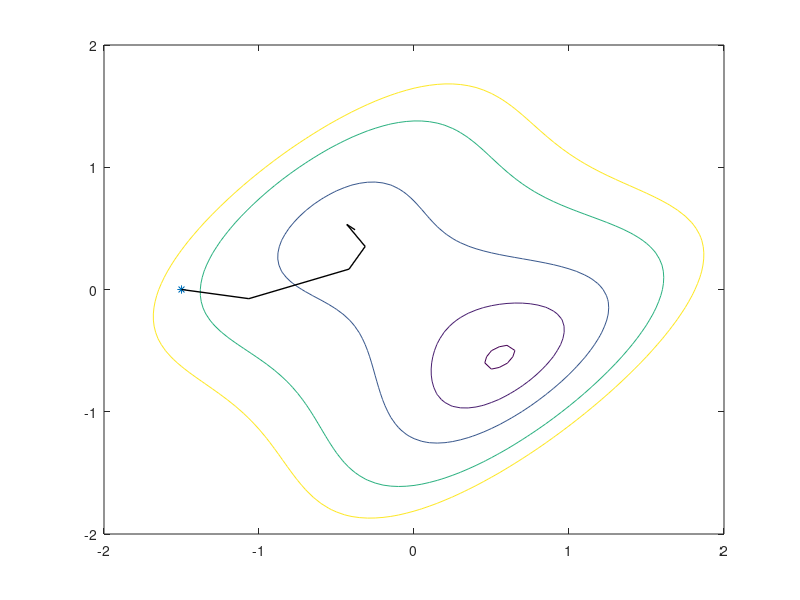

Here is the MATLAB script that generated this plot:
%% PHUONG PHAP Gradienlienhop
clear all; clf

% Xac dinh luoi 3D
[X1,X2] = meshgrid(-2:.05:2);
X=[X1 ;X2];
F=(X2-X1).^4+8*X1.*X2-X1+X2+3;
mesh(X1,X2,F) ; 
axis([-2 2 -2 2 0 30]);

% Xay dung cac duong dong muc
[c,h]= contour(X1,X2,F);
get(h,'LevelList');
set(h,'LevelList',[ 0.1 1 2 4  8 12],...
       'TextList',[ 0.1 1 2 4 8 12 ]);
hold on

% Diem bat dau
% x10=1.5;x20=0.0; % cuc tieu toan cuc (0,55   -0,55)
x10=-1.5;x20=0.0;% cuc tieu  cuc bo (-0,42   0,42)
% x10=0.75;  x20=0.75; % diem yen ngua  (-0,13 0,13)
x0=[x10;x20];
plot(x10,x20,'*');
hold on


g0=[4*x10^3-12*x10^2*x20+12*x10*x20^2-4*x20^3+8*x20-1;
    4*x20^3-12*x10*x20^2+12*x10^2*x20-4*x10^3+8*x10+1];

A0=[12*x10^2-24*x10*x20+12*x20^2   -12*x10^2+24*x10*x20-12*x20^2+8; 
    -12*x20^2+24*x10*x20-12*x10^2+8   12*x20^2-24*x10*x20+12*x10^2];

g = g0;
Ak = A0;
% Step 1: Chon huong tim kiem dau tien:
p0=-g0; % cong thuc 9.59 (Nguoc chieu Gradient)

% Step 2: Lua chon toc do hoc anpha:
anpha0=-(g0'*p0)./(p0'*A0*p0); %(Formule 9.31)

% Step 3: Lua chon huong tim kiem tiep theo:
for k=1:5
    % g0 p0 x0: Old (delayed) values
    % g p xk: New (Current) values
    
    xk = x0 + anpha0*p0; 
    Xk(:,k)=xk;
    g = [4*xk(1,1)^3-12*xk(1,1)^2*xk(2,1)+12*xk(1,1)*xk(2,1)^2-4*xk(2,1)^3+8*xk(2,1)-1;
         4*xk(2,1)^3-12*xk(1,1)*xk(2,1)^2+12*xk(1,1)^2*xk(2,1)-4*xk(1,1)^3+8*xk(1,1)+1];
    
    Ak = [12*xk(1,1)^2-24*xk(1,1)*xk(2,1)+12*xk(2,1)^2   -12*xk(1,1)^2+24*xk(1,1)*xk(2,1)-12*xk(2,1)^2+8; 
         -12*xk(2,1)^2+24*xk(1,1)*xk(2,1)-12*xk(1,1)^2+8   12*xk(2,1)^2-24*xk(1,1)*xk(2,1)+12*xk(1,1)^2];

    beta = (g'*g)/(g0'*g0);   % Fletcher - Revees
    
%     dg = g - g0;  % Hestenes - Steifel
%     beta = dg'*g/(dg'*p0);
%     
%     dg = g - g0; % Polak - Ribiere
%     beta = dg'*g/(g0'*g0);

    p = -g + beta*p0;
    anpha = -(g'*p)/(p'*Ak*p);
    
    x0 = xk;
    g0 = g;
    p0 = p;
    anpha0 = anpha;
end

% Plot the result:
plot([x10 Xk(1,:)],[x20 Xk(2,:)],'k','LineWidth',1);
